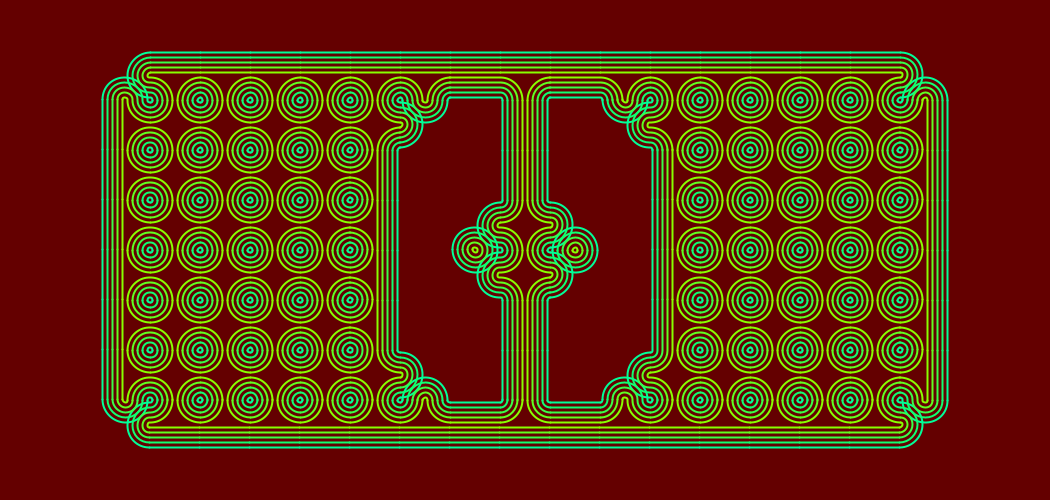

Generate this figure with Python:
import py5
from py5 import TOP, BOTTOM, RIGHT, LEFT

from collections import namedtuple
from random import choice
import pickle

from villares.arcs import quarter_circle, half_circle, circle_arc

mode = 0
CELL_SIZE = 50
modulus = 3

Position = namedtuple('Position', 'x y')

def setup():
    py5.size(1050, 500)
    global grid_size
    grid_size = py5.width / CELL_SIZE
    py5.rect_mode(py5.CENTER)
    # stroke_cap(SQUARE)
    Cell.step_start = -11
    Cell.step_end = 10
    Cell.step = 5
    Cell.rotated_start = False


def init_grid(f=None):
    # default grid is with random state for cells
    if f is None:
        def f(i, j): return choice((True, False))
    # number of collums and rows -2 for default cell sized border
    w = int(py5.width // CELL_SIZE) - 2
    h = int(py5.height // CELL_SIZE) - 2
    for i in range(w):
        for j in range(h):
            # default Cell constructor has border=CELL_SIZE
            Cell.grid[(i, j)] = Cell((i, j), CELL_SIZE, f(i, j))


def draw():
    py5.background(100, 0, 0)
    for c in Cell.grid.values():
        c.update(py5.mouse_x, py5.mouse_y)
    for c in Cell.grid.values():
        c.plot(mode)


def key_pressed():
    global mode, modulus
    if py5.key == 's' or py5.key == 'S':
        py5.save_frame('###.png')
    if py5.key != py5.CODED and py5.key in '01234567789':
        mode = int(py5.key)
    if py5.key == '-':
        mode = -1
    if py5.key == ' ':
        def t(i, j): return True
        def f(i, j): return False
        init_grid(choice((t, f)))
    if py5.key == 'r':
        init_grid()
    if py5.key == 'x':
        init_grid(lambda i, j: (i + j) % modulus)
    if py5.key == 'z':
        move_grid()
    if py5.key == 'd':
        with open('sketch.data', 'wb') as out:
            pickle.dump(Cell.grid, out)
    if py5.key == 'l':
        with open('sketch.data', 'rb') as inp:
            Cell.grid = pickle.load(inp)


def move_grid(x=1, y=1):
    w, h =py5.width // CELL_SIZE,py5.height // CELL_SIZE
    new_grid = dict()
    for i in range(w):
        for j in range(h):
            c = Cell.grid.get((i, j), None)
            if c:
                c.index = ((i + x) % w, (j + y) % h)
                c.calculate_pos()
                new_grid[c.index] = c
    Cell.grid = new_grid


class Cell():
    grid = dict()
    # neighbours list
    NL = ((-1, -1), (+0, -1), (+1, -1),
          (-1, +0), (+0, +0), (+1, +0),
          (-1, +1), (+0, +1), (+1, +1))
    ONL = ((+0, -1),
           (-1, +0), (+0, +0), (+1, +0),
           (+0, +1))
    DNL = ((-1, -1), (+1, -1),
           (+0, +0),
           (-1, +1), (+1, +1))

    def __init__(self, index, cell_size, state=False, border=None):
        self.index = index
        self.state = state
        self.size_ = cell_size
        self.mouse_down = False
        self.variation = choice(('a', 'b', 'c'))
        self.border = border
        self.calculate_pos()

    def calculate_pos(self):
        i, j = self.index
        if self.border is None:
            self.border = self.size_
        self.pos = Position(self.border + self.size_ / 2 + i * self.size_,
                            self.border + self.size_ / 2 + j * self.size_)

    def update(self, mx, my):
        # mouse over & selection treatment
        hs = self.size_ / 2
        px, py = self.pos.x, self.pos.y
        self.mouse_on = (px - hs < mx < px + hs and
                         py - hs < my < py + hs)
        if self.mouse_on and py5.is_mouse_pressed:
            self.mouse_down = True

        elif self.mouse_down:
            self.state = not self.state
            self.mouse_down = False

        self.find_type(Cell.ONL)

    def plot(self, mode):
        if self.state:
            py5.stroke_weight(2)
            if mode == 1:
                self.variation = 'a'
            if mode == 2:
                self.variation = 'b'
            if mode == 3:
                self.variation = 'c'
            if mode == 4:
                self.variation = ('a', 'b', 'c')[sum(self.index) % 3]
            if mode == -1:
                py5.fill(0)
                py5.no_stroke()
                py5.rect(self.pos.x, self.pos.y, self.size_, self.size_)
            py5.no_fill()

            """ draws node """
            with py5.push_matrix():
                py5.translate(self.pos.x, self.pos.y)
                #rotate(py5.HALF_PI * self.ang)
                py5.no_fill()  # stroke(0)
                siz = self.size_
                l = siz / 2.
                a = l / 2. - 1
                c = l / 2. + 1
                # base rect
                #stroke(0, 0, 200, 50)
                #rect(0, 0, siz, siz)
                #text(self.type, 0, 0)
                # inv t & inv l
                if (self.type == '11110' or
                        self.type == '10110' or
                        self.type == '00101'):
                    py5.rotate(py5.PI)
                if (self.type == '11101' or
                    self.type == '01110' or
                    self.type == '11100' or
                        self.type == '00110'):  # t r & i
                    py5.rotate(py5.HALF_PI)
                if (self.type == '10111' or
                        self.type == '00111' or
                        self.type == '01100'):  # t l
                    py5.rotate(py5.PI + py5.HALF_PI)

                for i in range(Cell.step_start,
                               Cell.step_end,
                               Cell.step):  # (-28, 29, 7):
                    py5.stroke(64 + i * 8, 255, 64 - i * 8)
                    if self.type == '11111' and self.variation == 'a':
                        quarter_circle(l, l, c + i, TOP + LEFT)
                        quarter_circle(-l, -l, c + i, BOTTOM + RIGHT)
                        quarter_circle(-l, l, c + i, TOP + RIGHT)
                        quarter_circle(l, -l, c + i, BOTTOM + LEFT)
                    if self.type == '11111' and self.variation == 'b':
                        #ellipse(0, 0, (a + i) * 2, (a + i) * 2)
                        half_circle(-l, 0, a - i, RIGHT)
                        half_circle(l, 0, a - i, LEFT)
                        half_circle(0, l, a - i, TOP)
                        half_circle(0, -l, a - i, BOTTOM)
                    if self.type == '11111' and self.variation == 'c':
                        py5.line(+a - i, -l, +a - i, l)
                        py5.line(-a + i, -l, -a + i, l)
                        half_circle(-l, 0, a - i, RIGHT)
                        half_circle(l, 0, a - i, LEFT)
                    #     ellipse(0, 0, (a + i) * 2, (a + i) * 2)
                    elif (self.type == '01111' or  # t
                          self.type == '11110' or
                          self.type == '11101' or
                          self.type == '10111'):  # t
                        #line(-l, a + i, l, a + i)
                        py5.line(-l, -a + i, l, -a + i)
                        #half_circle(-l, 0, a - i, RIGHT)
                        #half_circle(l, 0, a - i, LEFT)
                        #half_circle(0, l, a - i, TOP)
                        quarter_circle(l, l, c + i, TOP + LEFT)
                        #quarter_circle(-l, -l, c + i, BOTTOM + RIGHT)
                        quarter_circle(-l, l, c + i, TOP + RIGHT)
                        #quarter_circle(l, -l, c + i, BOTTOM + LEFT)
                        #ellipse(0, 0, (a + i) * 2, (a + i) * 2)
                    elif self.type == '10101' or self.type == '01110':
                        if self.variation in 'ab':
                            py5.line(+a - i, -l, +a - i, l)
                            py5.line(-a + i, -l, -a + i, l)
                        elif self.variation == 'c':
                            half_circle(0, l, a - i, TOP)
                            half_circle(0, -l, a - i, BOTTOM)
                            #ellipse(0, 0, (a + i) * 2, (a + i) * 2)
                    elif (self.type == '01101' or
                          self.type == '10110' or
                          self.type == '00111' or
                          self.type == '11100'):  # l
                        if self.variation == 'a':
                            # stroke(255, 0, 0)
                            # text(self.type, 0, 0)
                            half_circle(-l, 0, a - i, RIGHT)
                            half_circle(0, l, a - i, TOP)
                        else:
                            # stroke(0, 255, 0)
                            # text(self.type, 0, 0)
                            quarter_circle(-l, l, siz - c - i, TOP + RIGHT)
                            i *= -1
                            quarter_circle(-l, l, c - i, TOP + RIGHT)
                            #half_circle(-l, 0, a - i, RIGHT)
                            #half_circle(0, l, a - i, TOP)
                    elif (self.type == '01100' or
                          self.type == '00110' or
                          self.type == '00101' or
                          self.type == '10100'):
                        py5.line(+a - i, -l, +a - i, 0)
                        py5.line(-a + i, -l, -a + i, 0)
                        half_circle(0, 0, a - i, BOTTOM)
                    elif self.type == '00100':
                        py5.rect(0, 0, (a - i) * 2, (a - i) * 2, (a - i - 1))
                        # ellipse(0, 0, (a + i) * 2.0, (a + i) * 2.0)
                        # ellipse(0, 0, (a - i) * 2.5, (a - i) * 2.5)

    def find_type(self, nbs):
        i, j = self.index[0], self.index[1]
        self.type = ''
        for (ni, nj) in nbs:
            nb = Cell.grid.get((i + ni, j + nj), None)
            if nb and nb.state:
                self.type += '1'
            else:
                self.type += '0'


py5.run_sketch()
